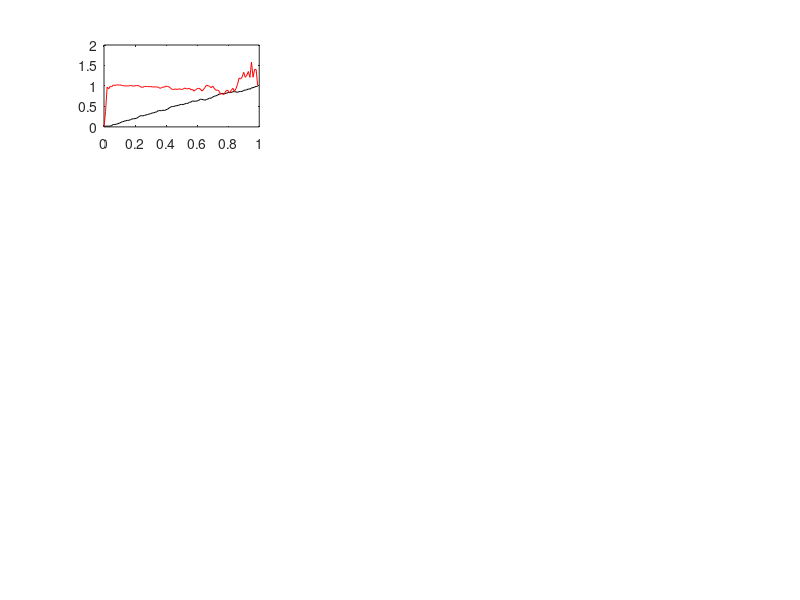

Recreate this plot in MATLAB. (Note: this script raises an error after producing the figure.)


d_t=0.01
plot_=0;
for x_0=[0]
    for T=[1,10,50,100]
        for nu=[0.01,0.1,0.5]
            plot_=plot_+1;
            time_discretation=0:d_t:T-d_t;
            X_ALL=[];
            DU_ALL=[];
            x=x_0;
            u=0;
            for t=time_discretation %move through time and calculate the steps
                u_star=(tanh(x/(nu*(T-t)))-x)/(T-t);
                d_x=u_star*d_t+normrnd(0,sqrt(nu*d_t));
                DU_ALL=[DU_ALL u_star];
                x=x+ d_x;
                X_ALL=[X_ALL x];
            end;
            ax=subplot(4,3,plot_);
            plot(time_discretation,X_ALL,'k',time_discretation,DU_ALL,'r');
            hline=refline(ax,[0 1]);
            hline=refline(ax,[0 -1]);
            title(sprintf('x0=%0.1f T=%d \\nu=%0.2f',x_0,T,nu));
        end;
    end;
end;

